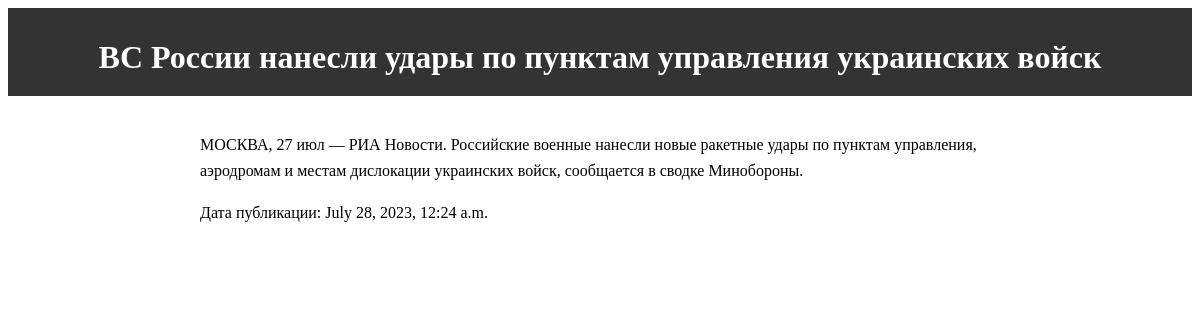
Screenshot of /news/4/ with the database file from the repository.
### news/models.py (models this page shows, shortened)
class News(models.Model):
    title = models.CharField(max_length=200)
    content = models.TextField()
    pub_date = models.DateTimeField(auto_now_add=True)

### news/views.py (the view)
# urls.py: path('news/<int:news_id>/', views.news_detail, name='news_detail'),
def news_detail(request, news_id):
    news_item = get_object_or_404(News, id=news_id)
    return render(request, 'news/news_detail.html', {'news_item': news_item})

### news/templates/news/news_detail.html (shortened to what this page needs)
<!DOCTYPE html>
<html>
<head>
</head>
<body>
    <div class="header">
        <h1>{{ news_item.title }}</h1>
    </div>
    <div class="container">
        <p>{{ news_item.content }}</p>
        <p>Дата публикации: {{ news_item.pub_date }}</p>
    </div>
</body>
</html>

### news/templates/news/news_detail.html (style rules this page uses)
.header { background-color: #333; color: #fff; padding: 10px; text-align: center; }
.container { max-width: 800px; margin: 0 auto; padding: 20px; }
h1 { margin-bottom: 10px; }
p { line-height: 1.6; }

### rows the page displays
News: title "ВС России нанесли удары по пунктам управления украинских войск", content "МОСКВА, 27 июл — РИА Новости. Российские военные нанесли новые ракетные удары по пунктам управления, аэродромам и местам дислокации украинских войск, сообщается в сводке Минобороны.", pub_date "July 28, 2023, 12:24 a.m."
